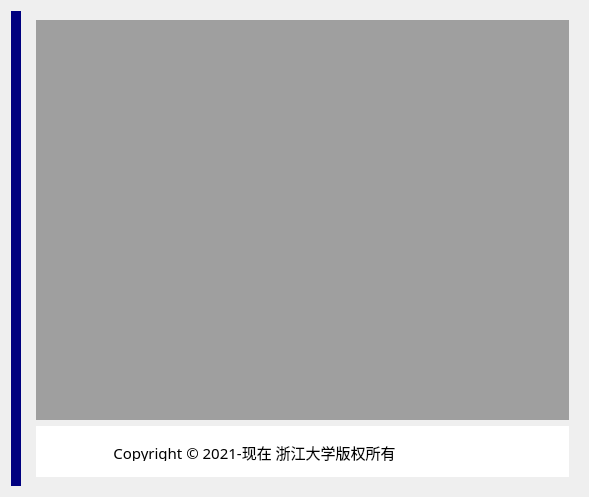
  <widget class="QWidget" name="centralWidget">
   <layout class="QHBoxLayout" name="horizontalLayout_39">
    <item>
     <widget class="QLabel" name="label_52">
      <property name="minimumSize">
       <size>
        <width>10</width>
        <height>0</height>
       </size>
      </property>
      <property name="maximumSize">
       <size>
        <width>15</width>
        <height>16777215</height>
       </size>
      </property>
      <property name="styleSheet">
       <string notr="true">background-color: rgb(255, 255, 255);
background-color: rgb(0, 0, 127);</string>
      </property>
      <property name="text">
       <string/>
      </property>
     </widget>
    </item>
    <item>
     <widget class="QWidget" name="widget_5" native="true">
      <layout class="QVBoxLayout" name="verticalLayout_4">
       <item>
        <widget class="QMdiArea" name="mdiArea">
         <property name="font">
          <font>
           <family>Adobe Devanagari</family>
           <pointsize>10</pointsize>
          </font>
         </property>
        </widget>
       </item>
       <item>
        <widget class="QWidget" name="widget_6" native="true">
         <property name="maximumSize">
          <size>
           <width>16777215</width>
           <height>51</height>
          </size>
         </property>
         <property name="styleSheet">
          <string notr="true">background-color: rgb(255, 255, 255);</string>
         </property>
         <layout class="QHBoxLayout" name="horizontalLayout_37">
          <item>
           <widget class="QLabel" name="label_53">
            <property name="minimumSize">
             <size>
              <width>0</width>
              <height>15</height>
             </size>
            </property>
            <property name="maximumSize">
             <size>
              <width>16777215</width>
              <height>20</height>
             </size>
            </property>
            <property name="font">
             <font>
              <family>黑体</family>
             </font>
            </property>
            <property name="text">
             <string>&lt;html&gt;&lt;head/&gt;&lt;body&gt;&lt;p align=&quot;center&quot;&gt;&lt;span style=&quot; font-size:11pt;&quot;&gt;Copyright © 2021-现在 浙江大学版权所有&lt;/span&gt;&lt;/p&gt;&lt;/body&gt;&lt;/html&gt;</string>
            </property>
           </widget>
          </item>
          <item>
           <widget class="QLabel" name="label_54">
            <property name="minimumSize">
             <size>
              <width>0</width>
              <height>33</height>
             </size>
            </property>
            <property name="maximumSize">
             <size>
              <width>90</width>
              <height>16777215</height>
             </size>
            </property>
            <property name="text">
             <string/>
            </property>
            <property name="pixmap">
             <pixmap resource="RedSmoke.qrc">:/img/img/zju1.jpg</pixmap>
            </property>
            <property name="scaledContents">
             <bool>true</bool>
            </property>
           </widget>
          </item>
         </layout>
        </widget>
       </item>
      </layout>
     </widget>
    </item>
   </layout>
  </widget>
